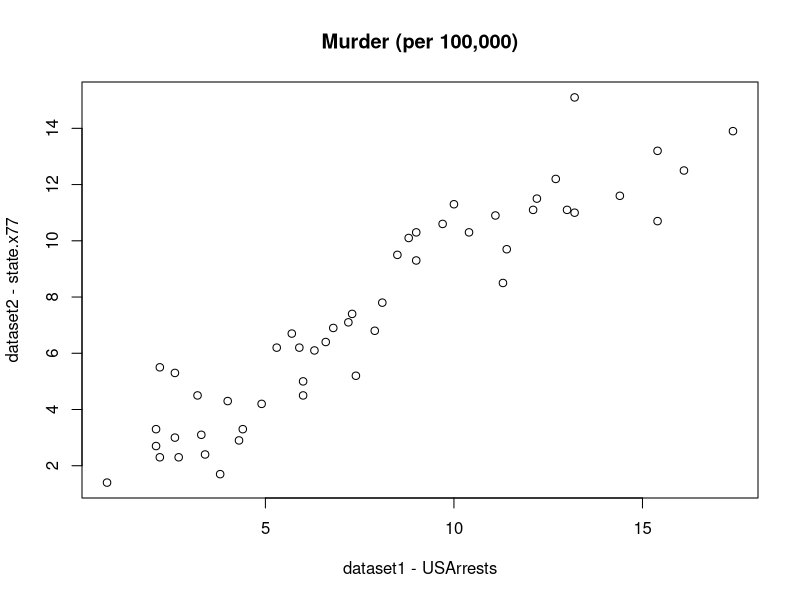
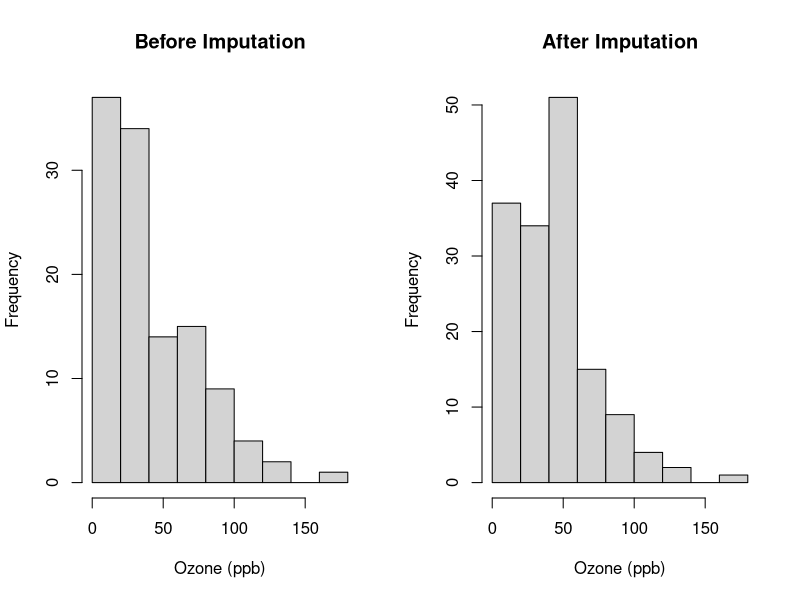
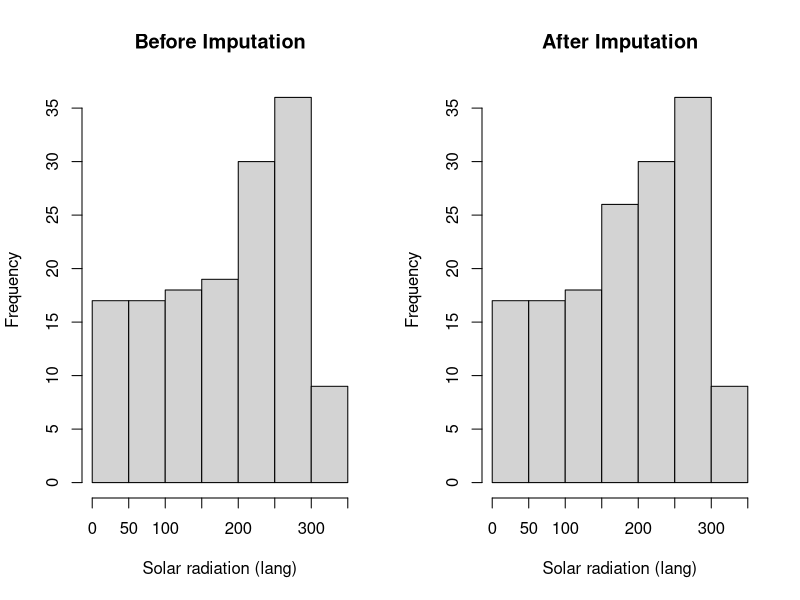

Recreate these plots in R, in order.
### state.x77 and USAarrests again ###

# convert to data table format - use the command option to include the rowname as a column

library(data.table)

arrests.dt <- data.table(USArrests, keep.rownames = "State")
states.dt <- data.table(state.x77, keep.rownames = "State")

# find union and intersection of the column names of the two data tables

union(colnames(arrests.dt), colnames(states.dt)) # union
intersect(colnames(arrests.dt), colnames(states.dt))# intersection

# merge the two data tables into a new one called USdata.dt
# count the number of rows and columns of the resulting data table (answer: 50, 15) 
# and the number of missing values in the data table (answer: 0)

USdata.dt <- merge(arrests.dt, states.dt, by.x = "State", by.y = "State", ALL=TRUE)

dim(USdata.dt)
sum(is.na(USdata.dt))

# check that the table is ordered by State, 
# then use the setorder() function to reorder by other columns
# Then return to order by State

all(USdata.dt$State == sort(USdata.dt$State))

USdata.dt <- setorder(USdata.dt, -Population)

USdata.dt <- setorder(USdata.dt, State)

# do a scatter plot of the two “Murder” variables and 
# compute their correlation up to 3 significant digits 
# (answer: 0.934)

with(USdata.dt, plot(Murder.x, Murder.y, 
                     main = "Murder (per 100,000)", 
                     xlab = "dataset1 - USArrests", ylab = "dataset2 - state.x77"))

with(USdata.dt, signif(cor(Murder.x, Murder.y),3))

# add two new variables to USdata.dt: 
# MeanMurder and MaxMurder to store the state-wise average
# and maximum of the two “Murder” variables (hint: look at ?max)
# then remove the two “Murder” variables from the data table

USdata.dt[, MeanMurder := rowMeans(.SD), by=.I, .SDcols=c("Murder.x","Murder.y")]
USdata.dt[, MaxMurder := max(c(Murder.x, Murder.y)), by=State]
USdata.dt[, Murder.x := NULL]
USdata.dt[, Murder.y := NULL]

### airquality ###

# count the number of observed values per column and 
# report the percentage of missing values per column

sapply(airquality, function(z)sum(!is.na(z)))
sapply(airquality, function(z)round((sum(is.na(z))/length(z)*100),1))

# make a copy of the dataframe converting to data table

air.dt <- copy(data.table(airquality))

# impute the missing values to the mean

air.dt <- sapply( air.dt, function(z)(ifelse(is.na(z), round(mean(z, na.rm=TRUE),1), round(z,1))))

# only for columns with imputed values plot side by side 
# histograms of raw (unimputed) and imputed columns.

par(mfrow=c(1,2))
hist(airquality$Ozone, main="Before Imputation", xlab = "Ozone (ppb)")
hist(air.dt[, "Ozone"], main="After Imputation", , xlab = "Ozone (ppb)")

par(mfrow=c(1,2))
hist(airquality$Solar.R, main="Before Imputation", xlab = "Solar radiation (lang)")
hist(air.dt[,"Solar.R"], main="After Imputation", xlab = "Solar radiation (lang)")
